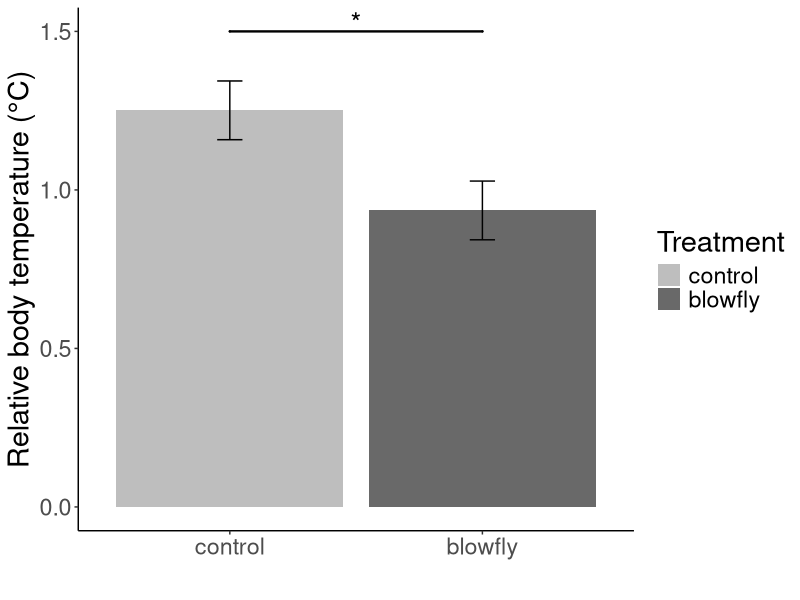

The R source for this figure:
# --------------------------------------------------------------------
# 1. Load Required Libraries
# --------------------------------------------------------------------
library(ggplot2)    # For data visualization
library(ggsignif)   # For adding significance bars to ggplot
# --------------------------------------------------------------------
# 2. Data Loading and Preparation
# --------------------------------------------------------------------

# Read the full dataset (individual-level data)
data_i <- read.csv("individual.csv")

# --------------------------------------------------------------------
# 3. Model Fitting (M3)
# Response: mean_temp (Relative body temperature)
# Predictors: treat (Treatment)
# --------------------------------------------------------------------

# Fit the linear model
m <- lm(mean_temp ~ treat, data = data_i)

# Display model summary (Coefficients and p-values)
summary(m)

# --------------------------------------------------------------------
# 4. Visualization (Figure 2C)
# Plots the predicted mean +/- SE based on the model 'm'.
# --------------------------------------------------------------------

# Create a data frame for prediction
xv <- data.frame(treat = c("control", "maggot"))

# Get predicted values (fit) and standard errors (se.fit) from the model
yv <- data.frame(predict(m, xv, type = "response", se.fit = TRUE), xv)

# Calculate upper and lower bounds for the standard error (SE) error bars
yv$upper <- yv$fit + yv$se.fit
yv$lower <- yv$fit - yv$se.fit

figure_2C <- ggplot(data = yv, aes(x = treat, y = fit, fill = treat)) +
  # Bar plots for predicted means
  geom_col(position = "dodge") +
  
  # Manual color scaling and labels
  scale_fill_manual(
    name = "Treatment", 
    values = c("control" = "grey", "maggot" = "dimgray"),
    labels = c("maggot" = "blowfly")
  ) +
  
  # Custom x-axis labels (for the axes labels)
  scale_x_discrete(labels = c("maggot" = "blowfly")) +
  
  # Classic theme and text size adjustment
  theme_classic() +
  theme(text = element_text(size = 21)) +
  
  # Error bars (based on SE)
  geom_errorbar(aes(ymin = lower, ymax = upper), 
                width = .1, 
                position = position_dodge(.9)) +
  
  # Axis labels
  labs(x = "", y = "Relative body temperature (°C)") +
  
  # Add significance bar (Hard-coded for final figure aesthetics)
  geom_signif(
    y_position = c(1.5), 
    xmin = c(1), 
    xmax = c(2), 
    annotation = c("*"), 
    tip_length = 0, 
    size = 0.8, 
    textsize = 7, 
    vjust = 0.3
  )

# Display the figure
print(figure_2C)
